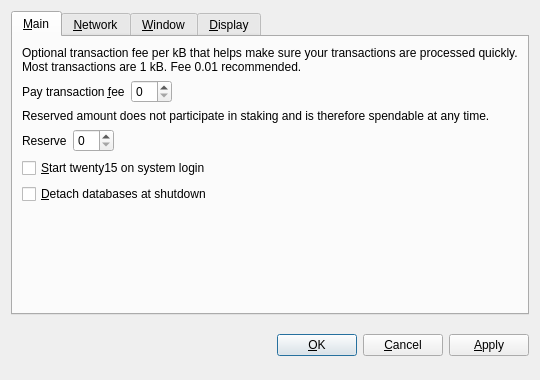
<?xml version="1.0" encoding="UTF-8"?>
<ui version="4.0">
 <class>OptionsDialog</class>
 <widget class="QDialog" name="OptionsDialog">
  <property name="geometry">
   <rect>
    <x>0</x>
    <y>0</y>
    <width>540</width>
    <height>380</height>
   </rect>
  </property>
  <property name="windowTitle">
   <string>Options</string>
  </property>
  <property name="modal">
   <bool>true</bool>
  </property>
  <layout class="QVBoxLayout" name="verticalLayout">
   <item>
    <widget class="QTabWidget" name="tabWidget">
     <property name="tabPosition">
      <enum>QTabWidget::North</enum>
     </property>
     <property name="currentIndex">
      <number>0</number>
     </property>
     <widget class="QWidget" name="tabMain">
      <attribute name="title">
       <string>&amp;Main</string>
      </attribute>
      <layout class="QVBoxLayout" name="verticalLayout_Main">
       <item>
        <widget class="QLabel" name="transactionFeeInfoLabel">
         <property name="text">
          <string>Optional transaction fee per kB that helps make sure your transactions are processed quickly. Most transactions are 1 kB. Fee 0.01 recommended.</string>
         </property>
         <property name="textFormat">
          <enum>Qt::PlainText</enum>
         </property>
         <property name="wordWrap">
          <bool>true</bool>
         </property>
        </widget>
       </item>
       <item>
        <layout class="QHBoxLayout" name="horizontalLayoutFee">
         <item>
          <widget class="QLabel" name="transactionFeeLabel">
           <property name="text">
            <string>Pay transaction &amp;fee</string>
           </property>
           <property name="textFormat">
            <enum>Qt::PlainText</enum>
           </property>
           <property name="buddy">
            <cstring>transactionFee</cstring>
           </property>
          </widget>
         </item>
         <item>
          <widget class="BitcoinAmountField" name="transactionFee"/>
         </item>
         <item>
          <spacer name="horizontalSpacerFee">
           <property name="orientation">
            <enum>Qt::Horizontal</enum>
           </property>
           <property name="sizeHint" stdset="0">
            <size>
             <width>40</width>
             <height>20</height>
            </size>
           </property>
          </spacer>
         </item>
        </layout>
       </item>
       <item>
        <widget class="QLabel" name="reserveBalanceInfoLabel">
         <property name="text">
          <string>Reserved amount does not participate in staking and is therefore spendable at any time.</string>
         </property>
         <property name="textFormat">
          <enum>Qt::PlainText</enum>
         </property>
         <property name="wordWrap">
          <bool>true</bool>
         </property>
        </widget>
       </item>
       <item>
        <layout class="QHBoxLayout" name="horizontalLayoutReserveBalance">
         <item>
          <widget class="QLabel" name="reserveBalanceLabel">
           <property name="text">
            <string>Reserve</string>
           </property>
           <property name="textFormat">
            <enum>Qt::PlainText</enum>
           </property>
           <property name="buddy">
            <cstring>reserveBalance</cstring>
           </property>
          </widget>
         </item>
         <item>
          <widget class="BitcoinAmountField" name="reserveBalance"/>
         </item>
         <item>
          <spacer name="horizontalSpacerReserveBalance">
           <property name="orientation">
            <enum>Qt::Horizontal</enum>
           </property>
           <property name="sizeHint" stdset="0">
            <size>
             <width>40</width>
             <height>20</height>
            </size>
           </property>
          </spacer>
         </item>
        </layout>
       </item>
       <item>
        <widget class="QCheckBox" name="bitcoinAtStartup">
         <property name="toolTip">
          <string>Automatically start twenty15 after logging in to the system.</string>
         </property>
         <property name="text">
          <string>&amp;Start twenty15 on system login</string>
         </property>
        </widget>
       </item>
       <item>
        <widget class="QCheckBox" name="detachDatabases">
         <property name="toolTip">
          <string>Detach block and address databases at shutdown. This means they can be moved to another data directory, but it slows down shutdown. The wallet is always detached.</string>
         </property>
         <property name="text">
          <string>&amp;Detach databases at shutdown</string>
         </property>
        </widget>
       </item>
       <item>
        <spacer name="verticalSpacer_Main">
         <property name="orientation">
          <enum>Qt::Vertical</enum>
         </property>
         <property name="sizeHint" stdset="0">
          <size>
           <width>20</width>
           <height>40</height>
          </size>
         </property>
        </spacer>
       </item>
      </layout>
     </widget>
     <widget class="QWidget" name="tabNetwork">
      <attribute name="title">
       <string>&amp;Network</string>
      </attribute>
      <layout class="QVBoxLayout" name="verticalLayout_Network">
       <item>
        <widget class="QCheckBox" name="mapPortUpnp">
         <property name="toolTip">
          <string>Automatically open the twenty15 client port on the router. This only works when your router supports UPnP and it is enabled.</string>
         </property>
         <property name="text">
          <string>Map port using &amp;UPnP</string>
         </property>
        </widget>
       </item>
       <item>
        <widget class="QCheckBox" name="connectSocks">
         <property name="toolTip">
          <string>Connect to the twenty15 network through a SOCKS proxy (e.g. when connecting through Tor).</string>
         </property>
         <property name="text">
          <string>&amp;Connect through SOCKS proxy:</string>
         </property>
        </widget>
       </item>
       <item>
        <layout class="QHBoxLayout" name="horizontalLayout_Network">
         <item>
          <widget class="QLabel" name="proxyIpLabel">
           <property name="text">
            <string>Proxy &amp;IP:</string>
           </property>
           <property name="textFormat">
            <enum>Qt::PlainText</enum>
           </property>
           <property name="buddy">
            <cstring>proxyIp</cstring>
           </property>
          </widget>
         </item>
         <item>
          <widget class="QValidatedLineEdit" name="proxyIp">
           <property name="maximumSize">
            <size>
             <width>140</width>
             <height>16777215</height>
            </size>
           </property>
           <property name="toolTip">
            <string>IP address of the proxy (e.g. 127.0.0.1)</string>
           </property>
          </widget>
         </item>
         <item>
          <widget class="QLabel" name="proxyPortLabel">
           <property name="text">
            <string>&amp;Port:</string>
           </property>
           <property name="textFormat">
            <enum>Qt::PlainText</enum>
           </property>
           <property name="buddy">
            <cstring>proxyPort</cstring>
           </property>
          </widget>
         </item>
         <item>
          <widget class="QLineEdit" name="proxyPort">
           <property name="maximumSize">
            <size>
             <width>55</width>
             <height>16777215</height>
            </size>
           </property>
           <property name="toolTip">
            <string>Port of the proxy (e.g. 9050)</string>
           </property>
          </widget>
         </item>
         <item>
          <widget class="QLabel" name="socksVersionLabel">
           <property name="text">
            <string>SOCKS &amp;Version:</string>
           </property>
           <property name="textFormat">
            <enum>Qt::PlainText</enum>
           </property>
           <property name="buddy">
            <cstring>socksVersion</cstring>
           </property>
          </widget>
         </item>
         <item>
          <widget class="QValueComboBox" name="socksVersion">
           <property name="toolTip">
            <string>SOCKS version of the proxy (e.g. 5)</string>
           </property>
          </widget>
         </item>
         <item>
          <spacer name="horizontalSpacer_Network">
           <property name="orientation">
            <enum>Qt::Horizontal</enum>
           </property>
           <property name="sizeHint" stdset="0">
            <size>
             <width>40</width>
             <height>20</height>
            </size>
           </property>
          </spacer>
         </item>
        </layout>
       </item>
       <item>
        <spacer name="verticalSpacer_Network">
         <property name="orientation">
          <enum>Qt::Vertical</enum>
         </property>
         <property name="sizeHint" stdset="0">
          <size>
           <width>20</width>
           <height>40</height>
          </size>
         </property>
        </spacer>
       </item>
      </layout>
     </widget>
     <widget class="QWidget" name="tabWindow">
      <attribute name="title">
       <string>&amp;Window</string>
      </attribute>
      <layout class="QVBoxLayout" name="verticalLayout_Window">
       <item>
        <widget class="QCheckBox" name="minimizeToTray">
         <property name="toolTip">
          <string>Show only a tray icon after minimizing the window.</string>
         </property>
         <property name="text">
          <string>&amp;Minimize to the tray instead of the taskbar</string>
         </property>
        </widget>
       </item>
       <item>
        <widget class="QCheckBox" name="minimizeOnClose">
         <property name="toolTip">
          <string>Minimize instead of exit the application when the window is closed. When this option is enabled, the application will be closed only after selecting Quit in the menu.</string>
         </property>
         <property name="text">
          <string>M&amp;inimize on close</string>
         </property>
        </widget>
       </item>
       <item>
        <spacer name="verticalSpacer_Window">
         <property name="orientation">
          <enum>Qt::Vertical</enum>
         </property>
         <property name="sizeHint" stdset="0">
          <size>
           <width>20</width>
           <height>40</height>
          </size>
         </property>
        </spacer>
       </item>
      </layout>
     </widget>
     <widget class="QWidget" name="tabDisplay">
      <attribute name="title">
       <string>&amp;Display</string>
      </attribute>
      <layout class="QVBoxLayout" name="verticalLayout_Display">
       <item>
        <layout class="QHBoxLayout" name="horizontalLayout_1_Display">
         <item>
          <widget class="QLabel" name="langLabel">
           <property name="text">
            <string>User Interface &amp;language:</string>
           </property>
           <property name="textFormat">
            <enum>Qt::PlainText</enum>
           </property>
           <property name="buddy">
            <cstring>lang</cstring>
           </property>
          </widget>
         </item>
         <item>
          <widget class="QValueComboBox" name="lang">
           <property name="toolTip">
            <string>The user interface language can be set here. This setting will take effect after restarting twenty15.</string>
           </property>
          </widget>
         </item>
        </layout>
       </item>
       <item>
        <layout class="QHBoxLayout" name="horizontalLayout_2_Display">
         <item>
          <widget class="QLabel" name="unitLabel">
           <property name="text">
            <string>&amp;Unit to show amounts in:</string>
           </property>
           <property name="textFormat">
            <enum>Qt::PlainText</enum>
           </property>
           <property name="buddy">
            <cstring>unit</cstring>
           </property>
          </widget>
         </item>
         <item>
          <widget class="QValueComboBox" name="unit">
           <property name="toolTip">
            <string>Choose the default subdivision unit to show in the interface and when sending coins.</string>
           </property>
          </widget>
         </item>
        </layout>
       </item>
       <item>
        <widget class="QCheckBox" name="displayAddresses">
         <property name="toolTip">
          <string>Whether to show twenty15 addresses in the transaction list or not.</string>
         </property>
         <property name="text">
          <string>&amp;Display addresses in transaction list</string>
         </property>
        </widget>
       </item>
       <item>
        <widget class="QCheckBox" name="coinControlFeatures">
         <property name="toolTip">
          <string>Whether to show coin control features or not.</string>
         </property>
         <property name="text">
          <string>Display coin &amp;control features (experts only!)</string>
         </property>
        </widget>
       </item>
       <item>
        <spacer name="verticalSpacer_Display">
         <property name="orientation">
          <enum>Qt::Vertical</enum>
         </property>
         <property name="sizeHint" stdset="0">
          <size>
           <width>20</width>
           <height>40</height>
          </size>
         </property>
        </spacer>
       </item>
      </layout>
     </widget>
    </widget>
   </item>
   <item>
    <layout class="QHBoxLayout" name="horizontalLayout_Buttons">
     <item>
      <spacer name="horizontalSpacer_1">
       <property name="orientation">
        <enum>Qt::Horizontal</enum>
       </property>
       <property name="sizeHint" stdset="0">
        <size>
         <width>40</width>
         <height>48</height>
        </size>
       </property>
      </spacer>
     </item>
     <item>
      <widget class="QLabel" name="statusLabel">
       <property name="font">
        <font>
         <weight>75</weight>
         <bold>true</bold>
        </font>
       </property>
       <property name="text">
        <string/>
       </property>
       <property name="textFormat">
        <enum>Qt::PlainText</enum>
       </property>
       <property name="wordWrap">
        <bool>true</bool>
       </property>
      </widget>
     </item>
     <item>
      <spacer name="horizontalSpacer_2">
       <property name="orientation">
        <enum>Qt::Horizontal</enum>
       </property>
       <property name="sizeHint" stdset="0">
        <size>
         <width>40</width>
         <height>48</height>
        </size>
       </property>
      </spacer>
     </item>
     <item>
      <widget class="QPushButton" name="okButton">
       <property name="text">
        <string>&amp;OK</string>
       </property>
      </widget>
     </item>
     <item>
      <widget class="QPushButton" name="cancelButton">
       <property name="text">
        <string>&amp;Cancel</string>
       </property>
       <property name="autoDefault">
        <bool>false</bool>
       </property>
      </widget>
     </item>
     <item>
      <widget class="QPushButton" name="applyButton">
       <property name="text">
        <string>&amp;Apply</string>
       </property>
       <property name="autoDefault">
        <bool>false</bool>
       </property>
      </widget>
     </item>
    </layout>
   </item>
  </layout>
 </widget>
 <customwidgets>
  <customwidget>
   <class>BitcoinAmountField</class>
   <extends>QSpinBox</extends>
   <header>bitcoinamountfield.h</header>
  </customwidget>
  <customwidget>
   <class>QValueComboBox</class>
   <extends>QComboBox</extends>
   <header>qvaluecombobox.h</header>
  </customwidget>
  <customwidget>
   <class>QValidatedLineEdit</class>
   <extends>QLineEdit</extends>
   <header>qvalidatedlineedit.h</header>
  </customwidget>
 </customwidgets>
 <resources/>
 <connections/>
</ui>
